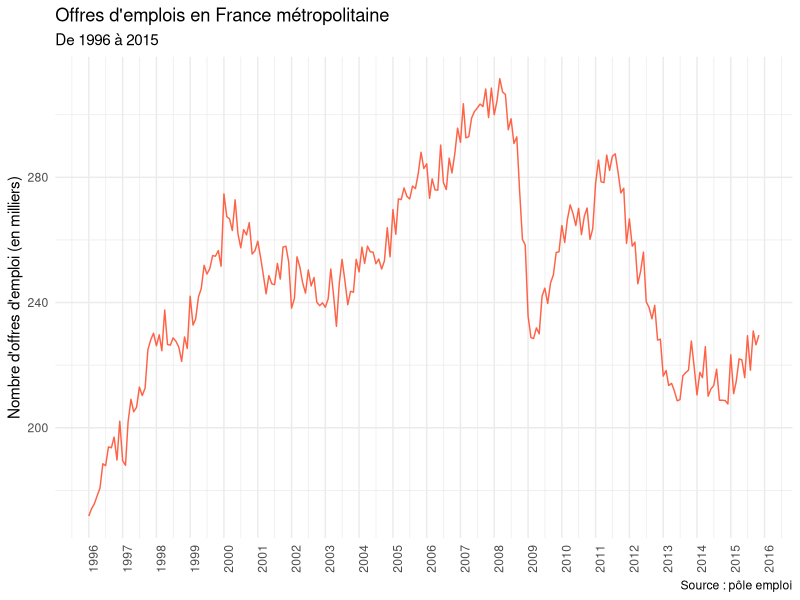
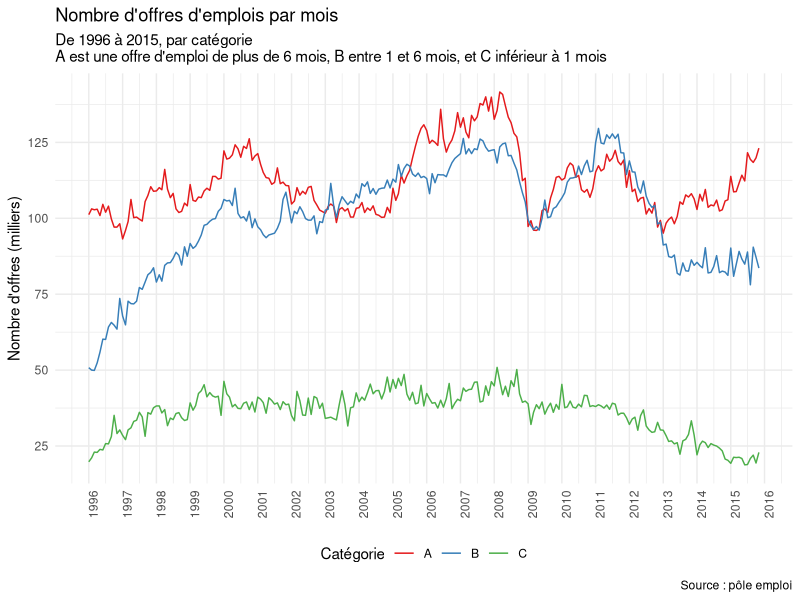
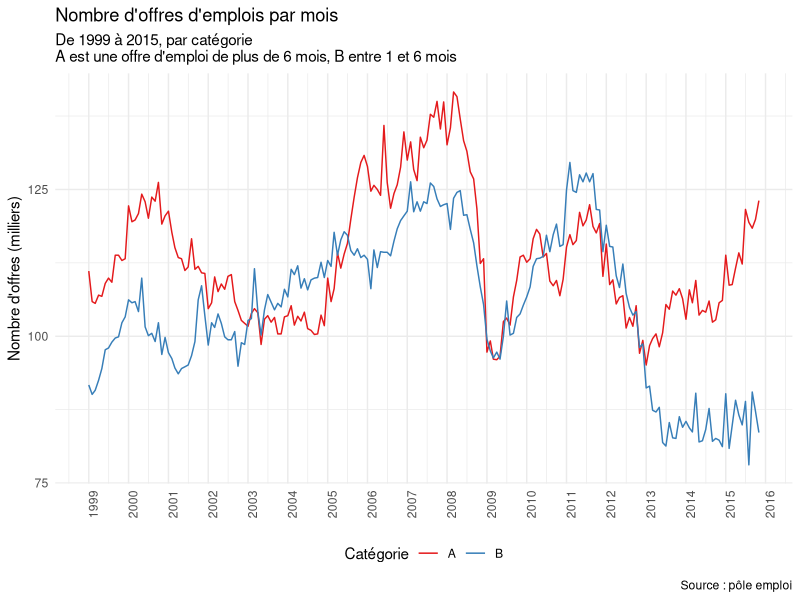
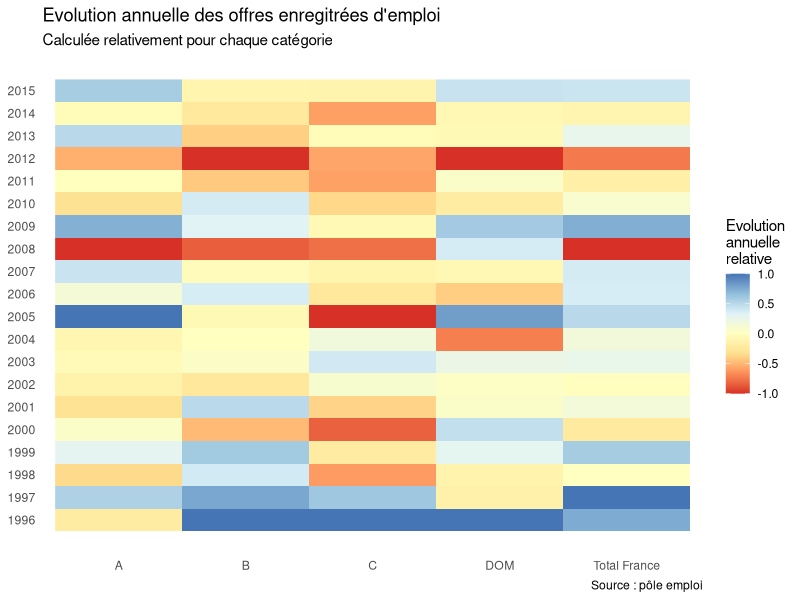

The R source for these figures, in order:
#' ---
#' title: "Analyse des données ouvertes de pôle emploi"
#' author: "Florian Gaudin-Delrieu"
#' date: "`r format(Sys.Date())`"
#' output: github_document
#' ---
#'

#' # Offres d'emploi 
#' ## Récupération des données 
#' Des données de pôle emploi sont
#' accessibles en open data. En particulier, les données relatives aux offres
#' d'emploi enregristrées sur pôle emploi sont [disponibles 
#' ici.](http://www.pole-emploi.org/informations/open-data-pole-emploi-@/25799/view-category-25799.html?)
#' 
#' Les données sont sous la forme d'un fichier excel avec 2 feuilles, dont une
#' correspond à la description des variables. Pour pouvoir lire les données dans
#' R, j'ai dû modifier dans OpenOffice le fichier et l'exporter au format csv
#' (certaines cellules étaient fusionnées, et le formattage des nombres amenait
#' des problèmes). Le fichier `offres.csv` fourni provient directement du
#' fichier Excel. Les intitulés de colonnes ont été modifiés pour être plus
#' facilement lisibles : 
#' 
#' * Periode (sans accent) ;
#' * OEE_A, OEE_B et OEE_C ( OEE signifie "Offres d'emploi enregistrées", pour
#' les catégories A, B, et C) ;
#' * Total_France et Total_DOM.  
 

#' Chargeons les libraries nécessaires
library(tidyverse)
library(lubridate)    # Pour la gestion des dates
library(broom)        # Pour la gestion "tidy" des modèles
library(RColorBrewer) # Pour les palettes des graphes
library(GGally)       # Pour la mise à l'échelle (rescale11)
options("scipen"=10, digits = 5) # pour ne pas avoir trop de notation scientifique

#' Grâce à `readr::read_csv2` les colonnes ont directement le bon format (date
#' et numérique), et sont sous forme de tibble.
offres <- read_csv2("offres.csv")

#' ## Nettoyage des données
#' Regardons les données
offres  # Le tibble gère l'affichage pour ne pas remplir la console
summary(offres)

#' Nous voyons qu'il y a des données manquantes (NA), où sont-elles ?
offres[is.na(offres$OEE_A), ]

#' Elles sont sur la même ligne, décembre 2015 et correspondent à des données non
#' encore disponibles, nous pouvons supprimer la ligne sereinement.
offres <- filter(offres, !is.na(OEE_A))

#' Passons maintenant le tibble sous forme longue, plus pratique pour les
#' graphiques, à l'aide de `tidyr::gather`.
offres_long <- offres %>%
  gather(categorie, nombre, -Periode)
offres_long$categorie <- as.factor(offres_long$categorie)
glimpse(offres_long)
head(offres_long)

#' Séparons des jeux de données pour les offres par catégorie, et les offres
#' totales. Nous transformons le nombre d'annonces en milliers d'annonces

offres_OEE <- offres_long %>%
  filter(substr(as.character(.$categorie), 1, 3) == "OEE") %>%
  droplevels() %>% 
  mutate(nombre = nombre / 1000)


offres_totales <- offres_long %>%
  filter(substr(as.character(.$categorie), 1, 3) == "Tot") %>%
  droplevels() %>% 
  mutate(nombre = nombre / 1000)

#' J'aime bien le thème minimal pour les graphes.
theme_set(theme_minimal())

#' ## Premières analyses
#' Regardons d'abord les données globales sur le périmètre France
#+ Graphe Total 

ggplot(offres, aes(Periode, Total_France /1000)) +
  geom_line(color = "tomato") +
  labs(title = "Offres d'emplois en France métropolitaine",
       subtitle = "De 1996 à 2015",
       caption= "Source : pôle emploi",
       x = NULL,
       y = "Nombre d'offres d'emploi (en milliers)") +
  scale_x_date(date_breaks = "1 year", date_labels = "%Y") +
  theme(axis.text.x = element_text(angle = 90))

#' Il y a une croissance des offres jusqu'en 2000, puis une baisse jusqu'en 
#' 2003. Cela correspond à l'éclatement de la bulle internet, suivi du krach 
#' boursier des années 2001-2002. S'ensuit une phase de reprise jusqu'en 2008 et
#' un effondrement très fort correspondant à la crise financière de 2008 (crise des subprimes).
#' Une reprise s'opère dès 2009, jusqu'à mi 2011 où une nouvelle chute importante 
#' s'opère jusqu'en 2013. Cela correspond à la crise de la dette de la zone euro.
#' Depuis une timide reprise semble apparaître.  

#' Regardons maintenant les offres par catégorie. D'après la notice du fichier
#' pôle emploi, voilà à quoi correspondent les catégories :  
#' 
#' * Catégorie A : offre d'emploi durable, pour des contrats de plus de 6 mois ;
#' * Catégorie B : offre d'emploi temporaire, pour des contrats entre 1 et 6 mois ;
#' * Catégorie C : offre d'emploi occasionnel, pour des contrats inférieurs à 1 mois.
#+ GrapheCategories

ggplot(data = offres_OEE, aes(Periode, nombre, color = categorie)) +
  geom_line() +
  labs(
    title = "Nombre d'offres d'emplois par mois",
    subtitle = "De 1996 à 2015, par catégorie\nA est une offre d'emploi de plus de 6 mois, B entre 1 et 6 mois, et C inférieur à 1 mois",
    caption = "Source : pôle emploi",
    x = NULL,
    y = "Nombre d'offres (milliers)",
    color = "Catégorie"
  ) +
  scale_x_date(date_breaks = "1 year", date_labels = "%Y") +
  scale_color_brewer(palette = "Set1",
                     breaks = c("OEE_A", "OEE_B", "OEE_C"),
                     labels = LETTERS[1:3]) +
  scale_y_continuous(breaks = seq(0, 150, by = 25)) +
  theme(axis.text.x = element_text(angle = 90),
        legend.position = "bottom")

#' Nous voyons que les offres d'emplois occasionnels (C) représentent un volume
#' bien moindre que les offres d'emplois dits temporaires ou durables. Ils
#' semblent moins affectés par les variations décrites dans les tendances
#' globales (crises de 2000-2002, 2008 et 2011). La tendance de ces offres est 
#' orientée à la baisse depuis 2008.  
#' Si en 1996 les volumes d'offres entre les catégories A et B sont sensiblement
#' différents (2 fois plus d'offres d'emploi de catégorie A que B), à partir des années 2000
#' les volumes sont du même ordre de grandeur. Les offres d'emploi de catégorie B
#' dépassent même celles des catégories A en 2003, avec un chassé croisé depuis.
#' Entre 2005 et 2008 les offres d'emploi de catégorie A progressent le plus, mais
#' seront plus touchées par la crise de 2008. Les offres de catégorie B diminuent 
#' aussi assez fortement, et sont au même niveau début 2009. On constate sur les deux 
#' séries une reprise jusqu'à mi 2011, puis une baisse. La baisse est plus forte
#' pour les emplois de catégorie B, et stagne depuis 2013, alors que les offres 
#' de catégorie A repartent à la hausse depuis 2013.  
#'   

#' Regardons maintenant un peu plus précisément les offres des catégroies A et B
#' depuis 1999 (pour que les offres soient sur une échelle comparable, après
#' la progression forte entre 1996 et 1999 pour les catégories B).
#+ GrapheAetB
ggplot(
  data = offres_OEE %>% filter(categorie %in% c("OEE_A", "OEE_B"),
                               year(Periode) >= 1999),
  aes(Periode, nombre, color = categorie)
) +
  geom_line() +
  labs(
    title = "Nombre d'offres d'emplois par mois",
    subtitle = "De 1999 à 2015, par catégorie\nA est une offre d'emploi de plus de 6 mois, B entre 1 et 6 mois",
    caption = "Source : pôle emploi",
    x = NULL,
    y = "Nombre d'offres (milliers)",
    color = "Catégorie"
  ) +
  scale_x_date(date_breaks = "1 year", date_labels = "%Y") +
  scale_color_brewer(palette = "Set1",
                     breaks = c("OEE_A", "OEE_B", "OEE_C"),
                     labels = LETTERS[1:3]) +
  scale_y_continuous(breaks = seq(0, 150, by = 25)) +
  theme(axis.text.x = element_text(angle = 90),
        legend.position = "bottom")

#' Nous voyons mieux les variations, les catégories A subissent plus fortement 
#' la crise de 2008, mais récupèrent mieux depuis 2013. Les catégories B quant à
#' elles stagnent depuis 2013, avec une variabilité qui augmente.
#' 
#' ## Modélisation des OEE 
#' Y a-t-il la même tendance, année par année pour toutes les catégories ? Et
#' quelles sont les années/catégories qui se distinguent des autres ?  
#' Pour cela, nous allons  créer des régressions linéaires pour chaque année
#' et chaque catégorie. Cela nécessitera d'utiliser : 
#' 
#' 1. Créer une variable annee
#' 2. `tidyr::nest` pour créer un tibble avec colonnes de listes, pour regrouper
#' les données autres que annee et catégorie ;
#' 3. `purrr::map` pour appliquer la régression linéaire `lm` pour chaque année
#' et catégorie ;
#' 4. encore `purrr::map` pour appliquer `broom::tidy` qui met sous forme de tibble
#' chaque modèle (mais toujours dans une colonne de listes) ;
#' 5. et enfin `tidyr::unnest` pour remettre le modèle sous forme de tibble.

offres_modeles <- offres_long %>%
  mutate(annee = year(Periode)) %>%
  nest(-annee, -categorie) %>% 
  mutate(models = map(data, ~ lm(nombre ~ Periode, data = .))) %>%
  mutate(tidied = map(models, tidy)) %>%
  unnest(tidied)

offres_modeles

#' Ce qui nous intéresse ici est le coefficient de la régression (ce qui est dans
#' la colonne term et avec la valeur `Periode`) pour savoir quelle
#' est la tendance (positive, négative, plus ou moins importante)

tendances <- offres_modeles  %>% 
  filter(term == "Periode") %>% 
  select(annee, categorie, tendance = estimate)

#' Comme toutes les courbes ne sont pas sur les mêmes échelles de valeurs, nous
#' allons les remettre à l'échelle entre -1 et 1 pour chaque catégorie avec la
#' fonction `GGally::rescale11`.

tendance_echelle <- tendances %>% 
  group_by(categorie) %>% 
  mutate(tendance = rescale11(tendance))

#' Nous pouvons maintenant faire une "heatmap" pour voir ces évolutions par 
#' année et par catégorie.
#+ Heatmap
ggplot(tendance_echelle, 
       aes(categorie, annee, fill = tendance)) +
  geom_raster() +
  scale_fill_gradientn(colors = brewer.pal(7, "RdYlBu"))+
  scale_y_continuous(breaks = 1996:2015, labels = 1996:2015) +
  scale_x_discrete(breaks = levels(tendance_echelle$categorie),
                   labels = c("A", "B", "C", "DOM", "Total France"))+
  theme(panel.grid.major = element_blank(),
        panel.grid.minor = element_blank()) +
  labs(x = NULL,
       y = NULL,
       fill = "Evolution\nannuelle\nrelative",
       title = "Evolution annuelle des offres enregitrées d'emploi",
       subtitle = "Calculée relativement pour chaque catégorie",
       caption = "Source : pôle emploi")

#' Nous voyons que les catégories C sont en baisse continue (globalement)
#' depuis 2005 où il y a eu la chute la plus importante.
